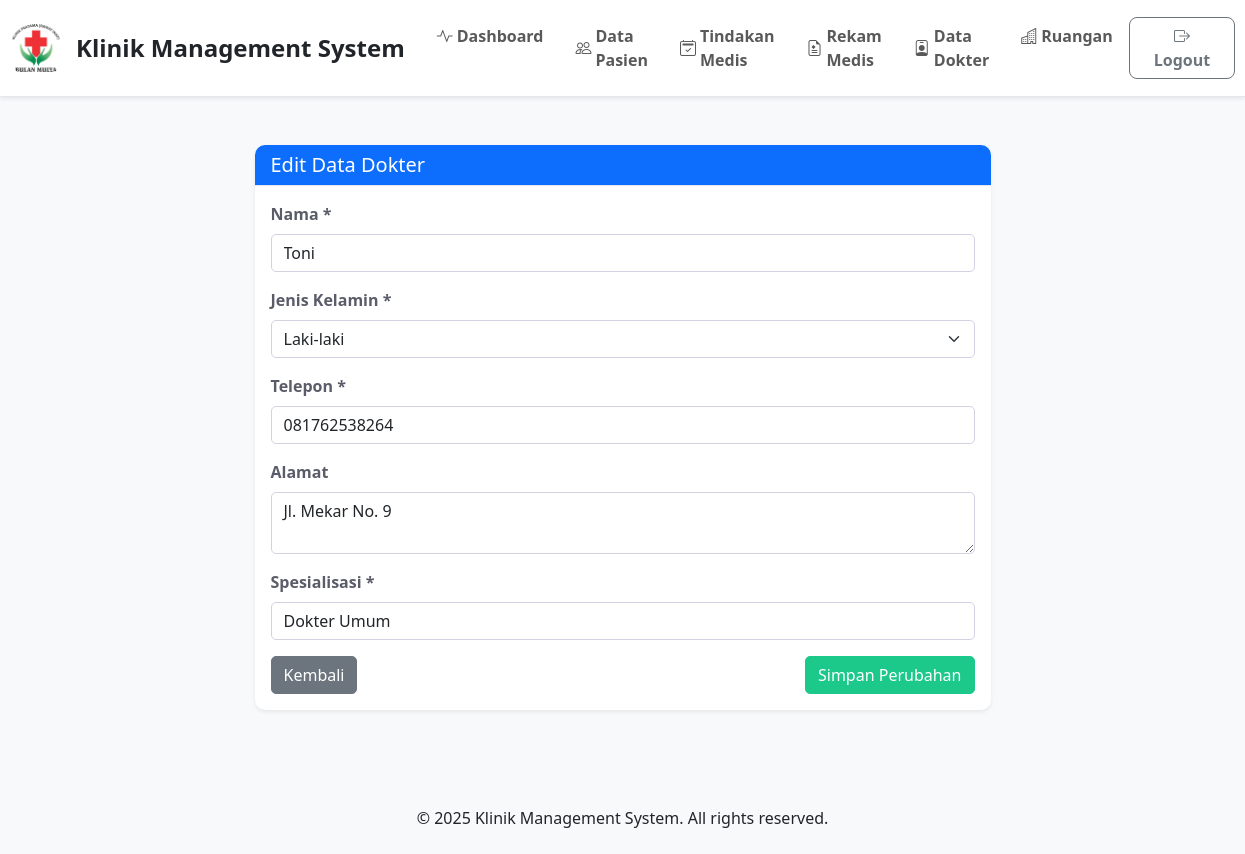
Page /pages/dokter_edit.php?iddokter=1 (signed in) on the earlier database version.
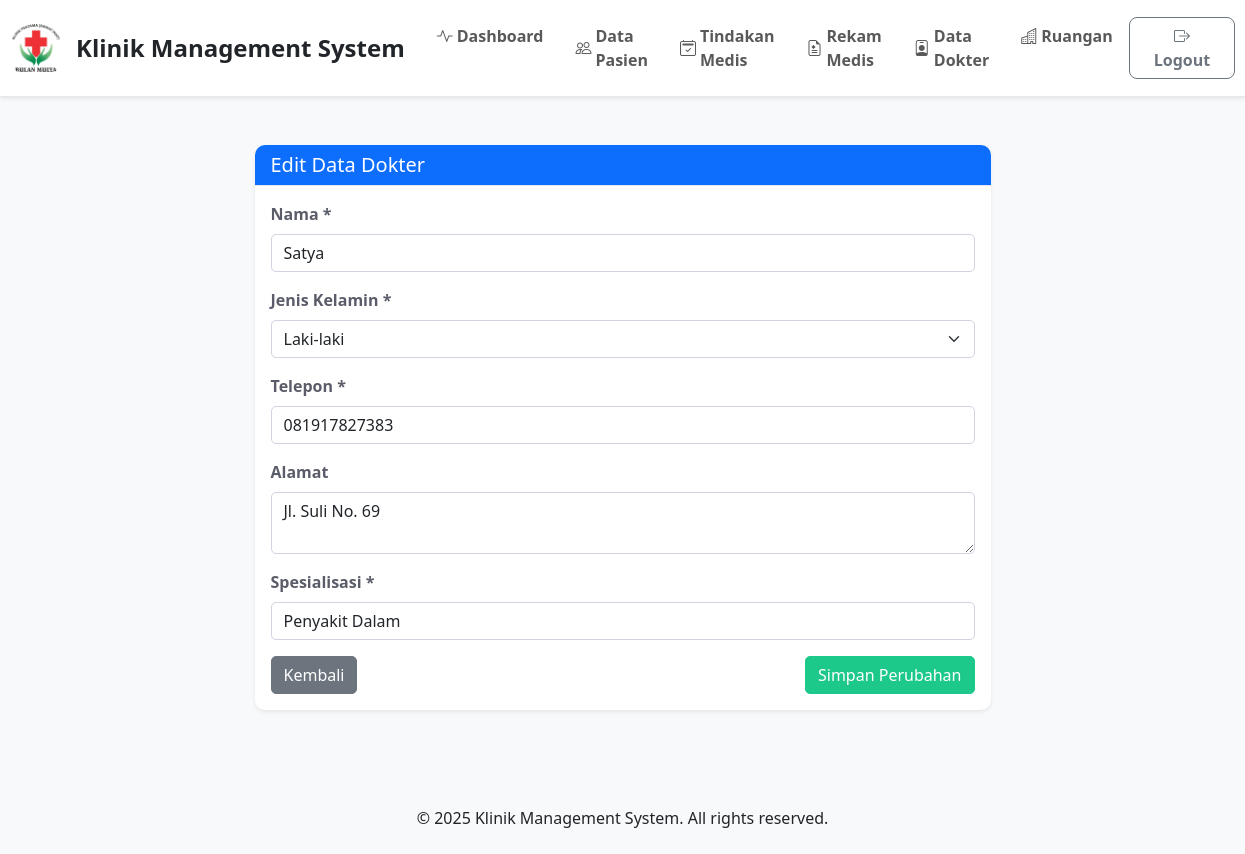
Same page on the later database version.
### tables this page shows
CREATE TABLE `dokter` (
  `iddokter` int(11) NOT NULL,
  `nama` varchar(100) NOT NULL,
  `jenis_kelamin` enum('L','P') NOT NULL,
  `telpon` varchar(20) DEFAULT NULL,
  `alamat` text DEFAULT NULL,
  `spesialisasi` varchar(100) DEFAULT NULL
);

### config/database.php (called while the page is built, shortened)
<?php
try {
    $pdo = new PDO("mysql:host=" . DB_HOST . ";dbname=" . DB_NAME . ";charset=utf8", DB_USER, DB_PASS);
    $pdo->setAttribute(PDO::ATTR_ERRMODE, PDO::ERRMODE_EXCEPTION);
    $pdo->setAttribute(PDO::ATTR_DEFAULT_FETCH_MODE, PDO::FETCH_ASSOC);
} catch(PDOException $e) {
    die("Connection failed: " . $e->getMessage());
}
function executeQuery($sql, $params = []) {
    global $pdo;
    try {
        $stmt = $pdo->prepare($sql);
        $stmt->execute($params);
        return $stmt;
    } catch(PDOException $e) {
        die("Query failed: " . $e->getMessage());
    }
}
function fetchOne($sql, $params = []) {
    $stmt = executeQuery($sql, $params);
    return $stmt->fetch();
}
?>

### pages/dokter_edit.php (the view, shortened to what this page needs)
<?php
require_once __DIR__ . '/../config/database.php';
$iddokter = (int)$_GET['iddokter'];
$dokter = fetchOne("SELECT * FROM dokter WHERE iddokter = ?", [$iddokter]);
require_once __DIR__ . '/../includes/header.php';
?>
<div class="container mt-4">
    <div class="row justify-content-center">
        <div class="col-md-8">
            <div class="card">
                <div class="card-header bg-primary text-white">
                    <h5 class="mb-0">Edit Data Dokter</h5>
                </div>
                <div class="card-body">
                    <form method="POST" action="">
                        <div class="mb-3">
                            <label class="form-label">Nama *</label>
                            <input type="text" class="form-control" name="nama" required value="<?php echo isset($_POST['nama']) ? htmlspecialchars($_POST['nama']) : htmlspecialchars($dokter['nama']); ?>">
                        </div>
                        <div class="mb-3">
                            <label class="form-label">Jenis Kelamin *</label>
                            <select class="form-select" name="jenis_kelamin" required>
                                <option value="L" <?php if((isset($_POST['jenis_kelamin']) ? $_POST['jenis_kelamin'] : $dokter['jenis_kelamin'])=='L') echo 'selected'; ?>>Laki-laki</option>
                            </select>
                        </div>
                        <div class="mb-3">
                            <label class="form-label">Telepon *</label>
                            <input type="text" class="form-control" name="telpon" required value="<?php echo isset($_POST['telpon']) ? htmlspecialchars($_POST['telpon']) : htmlspecialchars($dokter['telpon']); ?>">
                        </div>
                        <div class="mb-3">
                            <label class="form-label">Alamat</label>
                            <textarea class="form-control" name="alamat"><?php echo isset($_POST['alamat']) ? htmlspecialchars($_POST['alamat']) : htmlspecialchars($dokter['alamat']); ?></textarea>
                        </div>
                        <div class="mb-3">
                            <label class="form-label">Spesialisasi *</label>
                            <input type="text" class="form-control" name="spesialisasi" required value="<?php echo isset($_POST['spesialisasi']) ? htmlspecialchars($_POST['spesialisasi']) : htmlspecialchars($dokter['spesialisasi']); ?>">
                        </div>
                        <div class="d-flex justify-content-between">
                            <a href="/Klinik_Management/index.php?page=dokter" class="btn btn-secondary">Kembali</a>
                            <button type="submit" class="btn btn-success">Simpan Perubahan</button>
                        </div>
                    </form>
                </div>
            </div>
        </div>
    </div>
</div>
<?php require_once '../includes/footer.php'; ?>

Differences in the rows shown:
changed dokter "Laki-laki": nama "Toni" → "Satya"; telpon "081762538264" → "081917827383"; alamat "Jl. Mekar No. 9" → "Jl. Suli No. 69"; spesialisasi "Dokter Umum" → "Penyakit Dalam"
